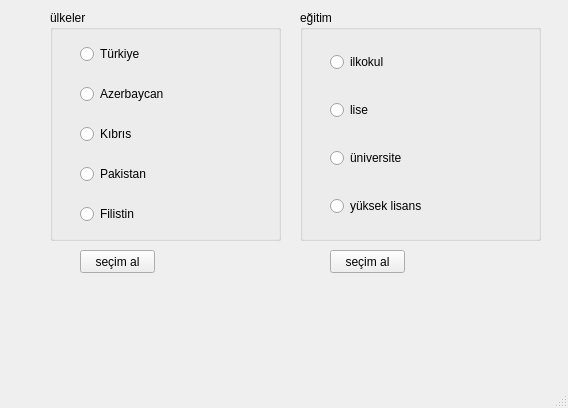
<?xml version="1.0" encoding="UTF-8"?>
<ui version="4.0">
 <class>MainWindow</class>
 <widget class="QMainWindow" name="MainWindow">
  <property name="geometry">
   <rect>
    <x>0</x>
    <y>0</y>
    <width>568</width>
    <height>408</height>
   </rect>
  </property>
  <property name="windowTitle">
   <string>MainWindow</string>
  </property>
  <widget class="QWidget" name="centralwidget">
   <widget class="QPushButton" name="btnUlkeler">
    <property name="geometry">
     <rect>
      <x>80</x>
      <y>250</y>
      <width>75</width>
      <height>23</height>
     </rect>
    </property>
    <property name="text">
     <string>seçim al</string>
    </property>
   </widget>
   <widget class="QPushButton" name="pushButton_2">
    <property name="geometry">
     <rect>
      <x>330</x>
      <y>250</y>
      <width>75</width>
      <height>23</height>
     </rect>
    </property>
    <property name="text">
     <string>seçim al</string>
    </property>
   </widget>
   <widget class="QLabel" name="lblUlkeler">
    <property name="geometry">
     <rect>
      <x>80</x>
      <y>300</y>
      <width>151</width>
      <height>31</height>
     </rect>
    </property>
    <property name="text">
     <string/>
    </property>
   </widget>
   <widget class="QLabel" name="lblEgitim">
    <property name="geometry">
     <rect>
      <x>330</x>
      <y>300</y>
      <width>151</width>
      <height>31</height>
     </rect>
    </property>
    <property name="text">
     <string/>
    </property>
   </widget>
   <widget class="QGroupBox" name="groupBoxUlkeler">
    <property name="geometry">
     <rect>
      <x>50</x>
      <y>10</y>
      <width>231</width>
      <height>231</height>
     </rect>
    </property>
    <property name="title">
     <string>ülkeler</string>
    </property>
    <widget class="QWidget" name="gridLayoutWidget">
     <property name="geometry">
      <rect>
       <x>30</x>
       <y>20</y>
       <width>161</width>
       <height>211</height>
      </rect>
     </property>
     <layout class="QGridLayout" name="gridUlkeler">
      <item row="1" column="0">
       <widget class="QRadioButton" name="radioAzerbaycan">
        <property name="text">
         <string>Azerbaycan</string>
        </property>
       </widget>
      </item>
      <item row="2" column="0">
       <widget class="QRadioButton" name="radioKibris">
        <property name="text">
         <string>Kıbrıs</string>
        </property>
       </widget>
      </item>
      <item row="0" column="0">
       <widget class="QRadioButton" name="radioTurkiye">
        <property name="text">
         <string>Türkiye</string>
        </property>
       </widget>
      </item>
      <item row="3" column="0">
       <widget class="QRadioButton" name="radioPakistan">
        <property name="text">
         <string>Pakistan</string>
        </property>
       </widget>
      </item>
      <item row="4" column="0">
       <widget class="QRadioButton" name="radioFilistin">
        <property name="text">
         <string>Filistin</string>
        </property>
       </widget>
      </item>
     </layout>
    </widget>
   </widget>
   <widget class="QGroupBox" name="groupBoxEgitim">
    <property name="geometry">
     <rect>
      <x>300</x>
      <y>10</y>
      <width>241</width>
      <height>231</height>
     </rect>
    </property>
    <property name="title">
     <string>eğitim</string>
    </property>
    <widget class="QWidget" name="gridLayoutWidget_2">
     <property name="geometry">
      <rect>
       <x>30</x>
       <y>20</y>
       <width>160</width>
       <height>211</height>
      </rect>
     </property>
     <layout class="QGridLayout" name="gridEgitim">
      <item row="1" column="0">
       <widget class="QRadioButton" name="radioLise">
        <property name="text">
         <string>lise</string>
        </property>
       </widget>
      </item>
      <item row="0" column="0">
       <widget class="QRadioButton" name="radioIlkokul">
        <property name="text">
         <string>ilkokul</string>
        </property>
       </widget>
      </item>
      <item row="2" column="0">
       <widget class="QRadioButton" name="radioUniversite">
        <property name="text">
         <string>üniversite</string>
        </property>
       </widget>
      </item>
      <item row="3" column="0">
       <widget class="QRadioButton" name="radioYuksekLisans">
        <property name="text">
         <string>yüksek lisans</string>
        </property>
       </widget>
      </item>
     </layout>
    </widget>
   </widget>
  </widget>
  <widget class="QMenuBar" name="menubar">
   <property name="geometry">
    <rect>
     <x>0</x>
     <y>0</y>
     <width>568</width>
     <height>21</height>
    </rect>
   </property>
  </widget>
  <widget class="QStatusBar" name="statusbar"/>
 </widget>
 <resources/>
 <connections/>
</ui>
